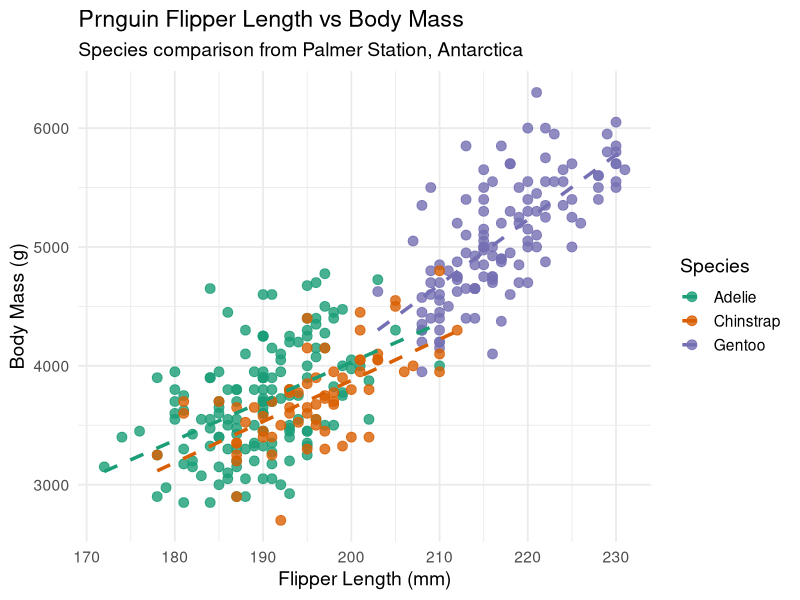

Here is the R script that generated this plot:
## ---- chunk 1
suppressPackageStartupMessages(library(tidyverse))
suppressPackageStartupMessages(library(palmerpenguins))

library(tidyverse)
library(palmerpenguins)

# Clean the data to remove NAs
penguins_clean <- penguins %>%
  drop_na(flipper_length_mm, body_mass_g, species)

# Create the plot without messages
ggplot(penguins_clean, aes(x = flipper_length_mm, y = body_mass_g, color = species)) +
  geom_point(size = 3, alpha = 0.8) +
  geom_smooth(method = "lm", se = FALSE, linetype = "dashed", linewidth = 1.2) +
  labs(
    title = "Prnguin Flipper Length vs Body Mass",
    subtitle = "Species comparison from Palmer Station, Antarctica",
    x = "Flipper Length (mm)",
    y = "Body Mass (g)",
    color = "Species"
  ) +
  theme_minimal(base_size = 14) +
  scale_color_brewer(palette = "Dark2")
